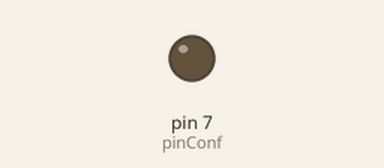
Bench run of a sketch on a simulated Arduino Mega 2560, built with avr-gcc and run on an emulated ATmega2560. On the bench: output pins drawn as LEDs (lit = HIGH). What the sketch prints to the serial monitor is not drawn.

Above: at 10.1 s.
At 15.1 s:
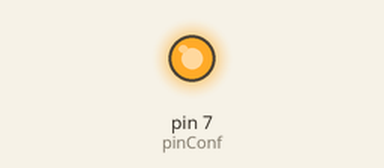
Timing chart, 0 to 16.6 s (numbered marks = the images above):
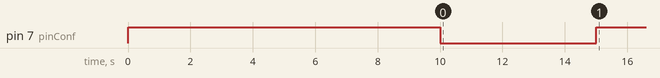

The sketch:

gateway_config_test.ino
```cpp
// Module TX = Serial1 RX
// Module RXD = Serial1 TX
#define mySerial Serial1

int pinConf = 7;
int pinInput = 8;
byte* inbuf;

void setup() {
  // put your setup code here, to run once:
  pinMode(pinConf, OUTPUT); // Connected to P8 conn - no.3 on the TM demo board

  pinMode(pinInput, INPUT);
  digitalWrite(pinConf, HIGH);

  Serial.begin(19200);
  Serial.println("Hello World!");
  delay(10000);

  mySerial.begin(19200);

  // Start test
  mySerial.write((byte)0x58); // exit command 'X'
  digitalWrite(pinConf, LOW); // set module config pin to LOW to enter config mode
  // Enter config mode
  Serial.println(mySerial.read());

  delay(5000);

//  mySerial.write((byte)0x53); // 'S' command for reading RSSI
//  mySerial.readBytes(inbuf, sizeof(inbuf));
//  for (int i = 0; i < sizeof(inbuf); i++) {
//    Serial.println(inbuf[i]);
//  }
//  delay(5000);

  // Exit config mode
  digitalWrite(pinConf, HIGH);
  mySerial.write((byte)0x58); // exit command 'X'

//    if (char(inbuf[0]) == '>'){
//      Serial.write((byte)0x53); // 'S' command for reading RSSI
//      Serial.readBytes(inbuf, 1);
//      if (sizeof(inbuf)==1){
//        digitalWrite(pinConf, HIGH);
//        Serial.write((byte)0x58); // exit command 'X'
//        Serial.println(inbuf[0]);
//      }
//    }

}

void loop() {
  // put your main code here, to run repeatedly:
//  if (digitalRead(pinInput)==HIGH)
//    Serial.println("HIGH");
//  else
//    Serial.println("LOW");
//
//  delay(3000);
}
```
